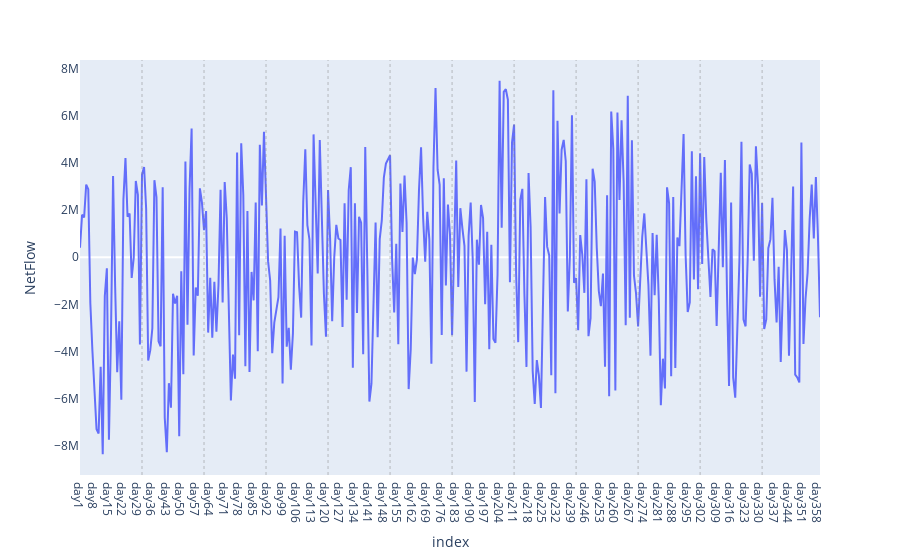
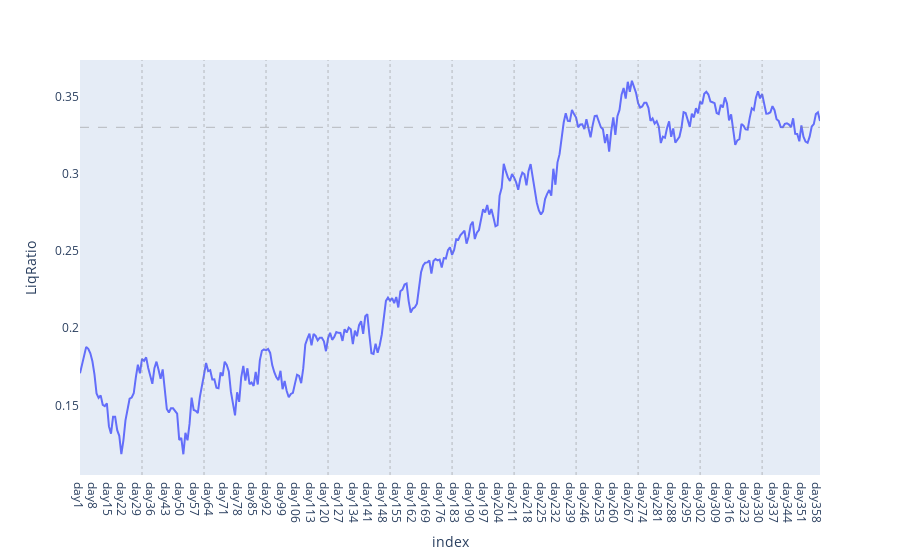
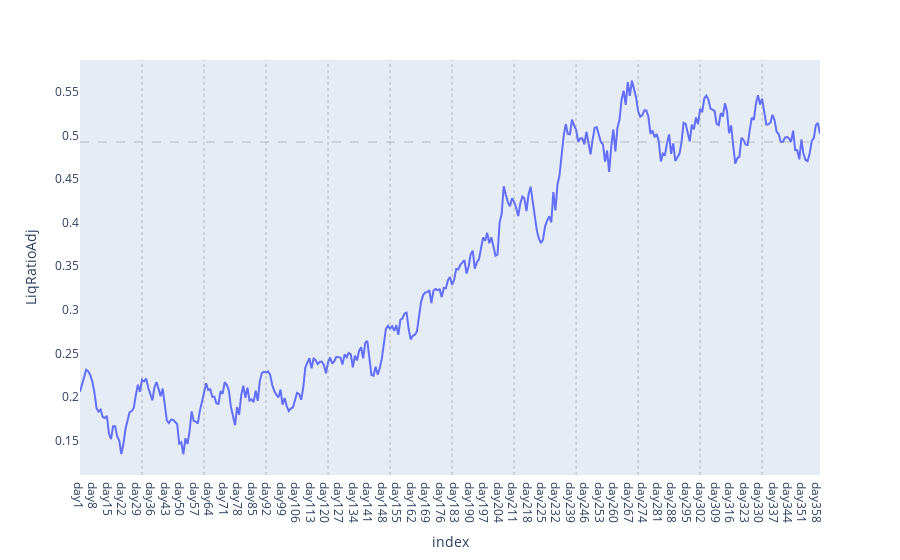

Notebook cell for these charts, in order:
### Code cell
# Plot batch1
for col in df.columns:
    if col in ('NetFlow', 'LiqRatio', 'LiqRatioAdj', 'ControlLiqRatio'): #, 'LiqFloatingMCRatio', 'FloatingMCTreasuryPremium'):
        fig = df.plot(x=df.index, y=df[col])
        fig.layout.update(xaxis=dict(showgrid=False), yaxis=dict(showgrid=False))
        for i in range (params.short_cycle, params.horizon, params.short_cycle):
            fig.add_vline(x=i, line_width=0.5, line_dash="dot", line_color="grey")
        if col == 'LiqRatio':
            fig.add_hline(y=params.max_liq_ratio, line_width=0.5, line_dash="dash", line_color="grey")
        if col == 'LiqRatioAdj':
            fig.add_hline(y=params.max_liq_ratio/(1-params.max_liq_ratio), line_width=0.5, line_dash="dash", line_color="grey")
        if col == 'FloatingMCTreasuryPremium':
            fig.add_hline(y=params.min_premium_target, line_width=1, line_dash="dash", line_color="grey")
        fig.show()

### Figure 1 — Plotly figure (JSON) as saved in the notebook; plotly's stock layout.template omitted (floating-point values rounded to 4 significant figures; data arrays with more than 128 entries replaced by an {"elided": "..."} marker saying what was removed)
{"data": [{"hovertemplate": "index=%{x}<br>NetFlow=%{y}<extra></extra>", "legendgroup": "", "line": {"color": "#636efa", "dash": "solid"}, "marker": {"symbol": "circle"}, "mode": "lines", "name": "", "orientation": "v", "showlegend": false, "type": "scatter", "x": {"elided": "359 str values"}, "xaxis": "x", "y": {"elided": "359 float values"}, "yaxis": "y"}], "layout": {"legend": {"tracegroupgap": 0}, "margin": {"t": 60}, "shapes": [{"line": {"color": "grey", "dash": "dot", "width": 0.5}, "type": "line", "x0": 30, "x1": 30, "xref": "x", "y0": 0, "y1": 1, "yref": "y domain"}, {"line": {"color": "grey", "dash": "dot", "width": 0.5}, "type": "line", "x0": 60, "x1": 60, "xref": "x", "y0": 0, "y1": 1, "yref": "y domain"}, {"line": {"color": "grey", "dash": "dot", "width": 0.5}, "type": "line", "x0": 90, "x1": 90, "xref": "x", "y0": 0, "y1": 1, "yref": "y domain"}, {"line": {"color": "grey", "dash": "dot", "width": 0.5}, "type": "line", "x0": 120, "x1": 120, "xref": "x", "y0": 0, "y1": 1, "yref": "y domain"}, {"line": {"color": "grey", "dash": "dot", "width": 0.5}, "type": "line", "x0": 150, "x1": 150, "xref": "x", "y0": 0, "y1": 1, "yref": "y domain"}, {"line": {"color": "grey", "dash": "dot", "width": 0.5}, "type": "line", "x0": 180, "x1": 180, "xref": "x", "y0": 0, "y1": 1, "yref": "y domain"}, {"line": {"color": "grey", "dash": "dot", "width": 0.5}, "type": "line", "x0": 210, "x1": 210, "xref": "x", "y0": 0, "y1": 1, "yref": "y domain"}, {"line": {"color": "grey", "dash": "dot", "width": 0.5}, "type": "line", "x0": 240, "x1": 240, "xref": "x", "y0": 0, "y1": 1, "yref": "y domain"}, {"line": {"color": "grey", "dash": "dot", "width": 0.5}, "type": "line", "x0": 270, "x1": 270, "xref": "x", "y0": 0, "y1": 1, "yref": "y domain"}, {"line": {"color": "grey", "dash": "dot", "width": 0.5}, "type": "line", "x0": 300, "x1": 300, "xref": "x", "y0": 0, "y1": 1, "yref": "y domain"}, {"line": {"color": "grey", "dash": "dot", "width": 0.5}, "type": "line", "x0": 330, "x1": 330, "xref": "x", "y0": 0, "y1": 1, "yref": "y domain"}], "xaxis": {"anchor": "y", "domain": [0, 1], "showgrid": false, "title": {"text": "index"}}, "yaxis": {"anchor": "x", "domain": [0, 1], "showgrid": false, "title": {"text": "NetFlow"}}}}

### Figure 2 — Plotly figure (JSON) as saved in the notebook; plotly's stock layout.template omitted (floating-point values rounded to 4 significant figures; data arrays with more than 128 entries replaced by an {"elided": "..."} marker saying what was removed)
{"data": [{"hovertemplate": "index=%{x}<br>LiqRatio=%{y}<extra></extra>", "legendgroup": "", "line": {"color": "#636efa", "dash": "solid"}, "marker": {"symbol": "circle"}, "mode": "lines", "name": "", "orientation": "v", "showlegend": false, "type": "scatter", "x": {"elided": "359 str values"}, "xaxis": "x", "y": {"elided": "359 float values"}, "yaxis": "y"}], "layout": {"legend": {"tracegroupgap": 0}, "margin": {"t": 60}, "shapes": [{"line": {"color": "grey", "dash": "dot", "width": 0.5}, "type": "line", "x0": 30, "x1": 30, "xref": "x", "y0": 0, "y1": 1, "yref": "y domain"}, {"line": {"color": "grey", "dash": "dot", "width": 0.5}, "type": "line", "x0": 60, "x1": 60, "xref": "x", "y0": 0, "y1": 1, "yref": "y domain"}, {"line": {"color": "grey", "dash": "dot", "width": 0.5}, "type": "line", "x0": 90, "x1": 90, "xref": "x", "y0": 0, "y1": 1, "yref": "y domain"}, {"line": {"color": "grey", "dash": "dot", "width": 0.5}, "type": "line", "x0": 120, "x1": 120, "xref": "x", "y0": 0, "y1": 1, "yref": "y domain"}, {"line": {"color": "grey", "dash": "dot", "width": 0.5}, "type": "line", "x0": 150, "x1": 150, "xref": "x", "y0": 0, "y1": 1, "yref": "y domain"}, {"line": {"color": "grey", "dash": "dot", "width": 0.5}, "type": "line", "x0": 180, "x1": 180, "xref": "x", "y0": 0, "y1": 1, "yref": "y domain"}, {"line": {"color": "grey", "dash": "dot", "width": 0.5}, "type": "line", "x0": 210, "x1": 210, "xref": "x", "y0": 0, "y1": 1, "yref": "y domain"}, {"line": {"color": "grey", "dash": "dot", "width": 0.5}, "type": "line", "x0": 240, "x1": 240, "xref": "x", "y0": 0, "y1": 1, "yref": "y domain"}, {"line": {"color": "grey", "dash": "dot", "width": 0.5}, "type": "line", "x0": 270, "x1": 270, "xref": "x", "y0": 0, "y1": 1, "yref": "y domain"}, {"line": {"color": "grey", "dash": "dot", "width": 0.5}, "type": "line", "x0": 300, "x1": 300, "xref": "x", "y0": 0, "y1": 1, "yref": "y domain"}, {"line": {"color": "grey", "dash": "dot", "width": 0.5}, "type": "line", "x0": 330, "x1": 330, "xref": "x", "y0": 0, "y1": 1, "yref": "y domain"}, {"line": {"color": "grey", "dash": "dash", "width": 0.5}, "type": "line", "x0": 0, "x1": 1, "xref": "x domain", "y0": 0.33, "y1": 0.33, "yref": "y"}], "xaxis": {"anchor": "y", "domain": [0, 1], "showgrid": false, "title": {"text": "index"}}, "yaxis": {"anchor": "x", "domain": [0, 1], "showgrid": false, "title": {"text": "LiqRatio"}}}}

### Figure 3 — Plotly figure (JSON) as saved in the notebook; plotly's stock layout.template omitted (floating-point values rounded to 4 significant figures; data arrays with more than 128 entries replaced by an {"elided": "..."} marker saying what was removed)
{"data": [{"hovertemplate": "index=%{x}<br>LiqRatioAdj=%{y}<extra></extra>", "legendgroup": "", "line": {"color": "#636efa", "dash": "solid"}, "marker": {"symbol": "circle"}, "mode": "lines", "name": "", "orientation": "v", "showlegend": false, "type": "scatter", "x": {"elided": "359 str values"}, "xaxis": "x", "y": {"elided": "359 float values"}, "yaxis": "y"}], "layout": {"legend": {"tracegroupgap": 0}, "margin": {"t": 60}, "shapes": [{"line": {"color": "grey", "dash": "dot", "width": 0.5}, "type": "line", "x0": 30, "x1": 30, "xref": "x", "y0": 0, "y1": 1, "yref": "y domain"}, {"line": {"color": "grey", "dash": "dot", "width": 0.5}, "type": "line", "x0": 60, "x1": 60, "xref": "x", "y0": 0, "y1": 1, "yref": "y domain"}, {"line": {"color": "grey", "dash": "dot", "width": 0.5}, "type": "line", "x0": 90, "x1": 90, "xref": "x", "y0": 0, "y1": 1, "yref": "y domain"}, {"line": {"color": "grey", "dash": "dot", "width": 0.5}, "type": "line", "x0": 120, "x1": 120, "xref": "x", "y0": 0, "y1": 1, "yref": "y domain"}, {"line": {"color": "grey", "dash": "dot", "width": 0.5}, "type": "line", "x0": 150, "x1": 150, "xref": "x", "y0": 0, "y1": 1, "yref": "y domain"}, {"line": {"color": "grey", "dash": "dot", "width": 0.5}, "type": "line", "x0": 180, "x1": 180, "xref": "x", "y0": 0, "y1": 1, "yref": "y domain"}, {"line": {"color": "grey", "dash": "dot", "width": 0.5}, "type": "line", "x0": 210, "x1": 210, "xref": "x", "y0": 0, "y1": 1, "yref": "y domain"}, {"line": {"color": "grey", "dash": "dot", "width": 0.5}, "type": "line", "x0": 240, "x1": 240, "xref": "x", "y0": 0, "y1": 1, "yref": "y domain"}, {"line": {"color": "grey", "dash": "dot", "width": 0.5}, "type": "line", "x0": 270, "x1": 270, "xref": "x", "y0": 0, "y1": 1, "yref": "y domain"}, {"line": {"color": "grey", "dash": "dot", "width": 0.5}, "type": "line", "x0": 300, "x1": 300, "xref": "x", "y0": 0, "y1": 1, "yref": "y domain"}, {"line": {"color": "grey", "dash": "dot", "width": 0.5}, "type": "line", "x0": 330, "x1": 330, "xref": "x", "y0": 0, "y1": 1, "yref": "y domain"}, {"line": {"color": "grey", "dash": "dash", "width": 0.5}, "type": "line", "x0": 0, "x1": 1, "xref": "x domain", "y0": 0.4925, "y1": 0.4925, "yref": "y"}], "xaxis": {"anchor": "y", "domain": [0, 1], "showgrid": false, "title": {"text": "index"}}, "yaxis": {"anchor": "x", "domain": [0, 1], "showgrid": false, "title": {"text": "LiqRatioAdj"}}}}
